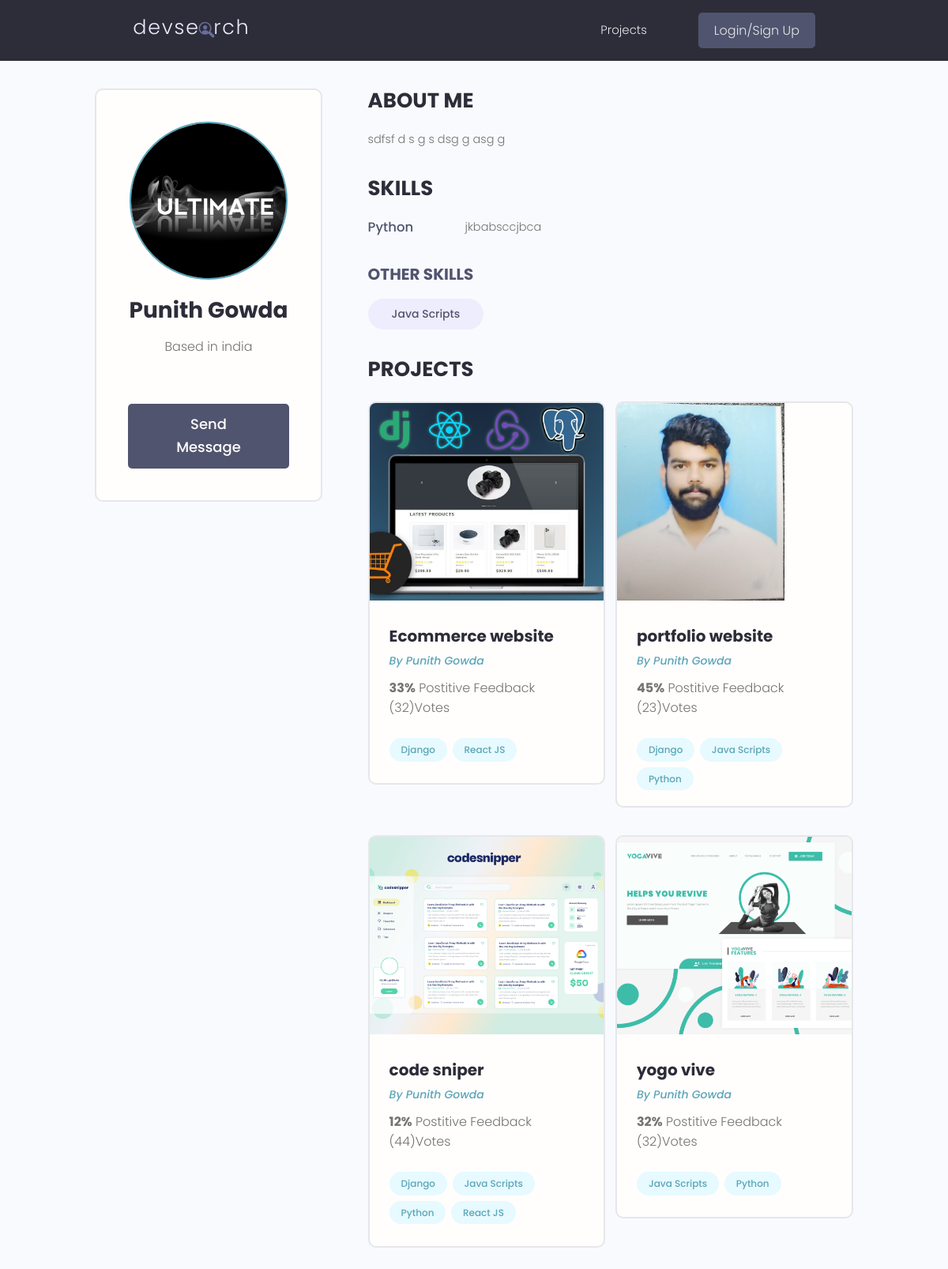
The app's page /profile/2c4728ef-cc9a-49ee-b2e3-4e8de004bbfc/ with its own data.
### users/models.py (models this page shows, shortened)
class Profile(models.Model):
    user=models.OneToOneField(User,on_delete=models.CASCADE,null=True,blank=True)
    name=models.CharField(max_length=200,null=True,blank=True)
    email=models.EmailField(max_length=500,null=True,blank=True)
    username=models.CharField(max_length=200,null=True,blank=True)
    location = models.CharField(max_length=200, null=True, blank=True)
    shot_intro=models.CharField(max_length=200,null=True,blank=True)
    bio=models.TextField(null=True,blank=True)
    profile_image=models.ImageField(null=True,blank=True,upload_to='profiles/',default="profiles/user-default.png")
    social_github=models.CharField(max_length=200,null=True,blank=True)
    social_twitter = models.CharField(max_length=200, null=True, blank=True)
    social_linkedin = models.CharField(max_length=200, null=True, blank=True)
    social_youtube = models.CharField(max_length=200, null=True, blank=True)
    social_website = models.CharField(max_length=200, null=True, blank=True)
    created = models.DateTimeField(auto_now_add=True)
    id = models.UUIDField(default=uuid.uuid4, unique=True, primary_key=True, editable=False)

class Skill(models.Model):
    owner=models.ForeignKey(Profile,on_delete=models.CASCADE,null=True,blank=True)
    name=models.CharField(max_length=200,null=True,blank=True)
    description=models.TextField(null=True,blank=True)
    created = models.DateTimeField(auto_now_add=True)
    id = models.UUIDField(default=uuid.uuid4, unique=True, primary_key=True, editable=False)
    def __str__(self):
        return str(self.name)

### projects/models.py (models this page shows, shortened)
class Project(models.Model):
    owner = models.ForeignKey(Profile, null=True, blank=True, on_delete=models.SET_NULL)
    title = models.CharField(max_length=200)
    description = models.TextField(null=True,blank=True)
    featured_image = models.ImageField(null=True,blank=True,default="default.jpg")
    demo_link = models.CharField(max_length=2000, null=True, blank=True)
    source_link = models.CharField(max_length=2000,null=True,blank=True)
    tags = models.ManyToManyField('Tag', blank=True)
    vote_total = models.IntegerField(default=0,null=True,blank=True)
    vote_ratio = models.IntegerField(default=0,null=True,blank=True)
    created = models.DateTimeField(auto_now_add=True)
    id = models.UUIDField(default=uuid.uuid4,unique=True,primary_key=True,editable=False)

class Tag(models.Model):
    name = models.CharField(max_length=200)
    created = models.DateTimeField(auto_now_add=True)
    id = models.UUIDField(default=uuid.uuid4,unique=True,primary_key=True,editable=False)
    def __str__(self):
        return self.name

### users/views.py (the view)
# urls.py: path('profile/<str:pk>/',views.userprofile,name="user-profile"),
def userprofile(request,pk):
    profile = Profile.objects.get(id=pk)
    topSkills = profile.skill_set.exclude(description__exact="")
    otherSkills = profile.skill_set.filter(description="")
    context = {'profile': profile,'topSkills':topSkills,"otherSkills":otherSkills}
    return render(request,'users/user-profile.html',context)

### users/templates/users/user-profile.html (shortened to what this page needs)
{% extends 'main.html' %}
{% block content %}
<main class="profile my-md">
    <div class="container">
      <div class="layout">
        <div class="column column--1of3">
          <div class="card text-center">
            <div class="card__body dev">
              <img class="avatar avatar--xl" src="{{profile.profile_image.url}}" />
              <h2 class="dev__name">{{profile.name}}</h2>
              <p class="dev__location">Based in {{profile.location}}</p>
              <a href="#" class="btn btn--sub btn--lg">Send Message </a>
            </div>
          </div>
        </div>
        <div class="column column--2of3">
          <div class="devInfo">
            <h3 class="devInfo__title">About Me</h3>
            <p class="devInfo__about">
              {{profile.bio}}
            </p>
          </div>
          <div class="devInfo">
            <h3 class="devInfo__title">Skills</h3>
            <div class="devInfo__skills">
              {% for Skill in topSkills %}
              <div class="devSkill">
                <h4 class="devSkill__title">{{Skill.name}}</h4>
                <p class="devSkill__info">
                  {{Skill.description}}
                </p>
              </div>
              {% endfor %}
              <h3 class="devInfo__subtitle">Other Skills</h3>
              <div class="devInfo__otherSkills">
                {% for Skill in otherSkills %}
                <span class="tag tag--pill tag--sub tag--lg">
                  <small>{{Skill}}</small>
                </span>
                {% endfor %}
              </div>
            </div>
          </div>
          <div class="devInfo">
            <h3 class="devInfo__title">Projects</h3>
            <div class="grid grid--two">
              {% for project in profile.project_set.all %}
              <div class="column">
                <div class="card project">
                  <a href="{% url 'project' project.id %}" class="project">
                    <img class="project__thumbnail" src="{{project.featured_image.url}}" alt="project thumbnail" />
                    <div class="card__body">
                      <h3 class="project__title">{{project.title}}</h3>
                      <p><a class="project__author" href="{% url 'user-profile' project.owner.id %}">By {{project.owner.name}}</a></p>
                      <p class="project--rating">
                        <span style="font-weight: bold;">{{ project.vote_ratio }}%</span> Postitive
                    Feedback ({{ project.vote_total }})Vote{{ project.vote_total|pluralize:"s" }}
                      </p>
                      <div class="project__tags">
                        {% for tag in project.tags.all %}
                        <span class="tag tag--pill tag--main">
                          <small>{{tag}}</small>
                        </span>
                        {% endfor %}
                      </div>
                    </div>
                  </a>
                </div>
              </div>
              {% endfor %}
            </div>
          </div>
        </div>
      </div>
    </div>
  </main>
{% endblock content %}

### static/styles/app.css (style rules this page uses)
:root { --color-sub: #2d2d39; }
.btn--sub { background-color: var(--color-sub-light); }
.card { border: 2px solid var(--color-light); }
img { width: 100%; }
.profile .card > .dev { padding: 4rem; }
.dev__name { color: var(--color-sub); font-size: 2.8rem; font-weight: 700; margin-top: 1rem; margin-bottom: 0.5rem; }
.dev__location { margin-top: 1rem; }
.devInfo { margin-bottom: 3rem; }
.devInfo__title, .devInfo__subtitle { font-size: 2.6rem; color: var(--color-sub); text-transform: uppercase; font-weight: 700; margin-bottom: 1.5rem; }
.devInfo__subtitle { font-size: 2rem; color: var(--color-sub-light); }
.devInfo__about, .devSkill__info { font-size: 1.45rem; line-height: 1.7; text-align: justify; }
.devSkill { margin-bottom: 3rem; }
.devSkill__title { font-size: 1.65rem; font-weight: 500; color: var(--color-sub-light); }
@media screen and (min-width: 700px) { .devSkill { display: flex; justify-content: space-between; gap: 3rem; } }
@media screen and (min-width: 700px) { .devSkill__info { flex-basis: 80%; } }
.project__author { font-size: 1.4rem; font-style: italic; }
.project--rating { margin-bottom: 1.6em; margin-top: .5em; }
.project__thumbnail { height: 25rem; object-fit: cover; object-position: top center; }
.project__title { font-size: 2rem; font-weight: 700; color: var(--color-sub); }

### static/uikit/styles/modules/_variables.css (style rules this page uses)
:root { --color-main: #5aa5b9; --color-main-light: #e6faff; --color-sub: #3f4156; --color-sub-light: #51546e; --color-sub-lighter: #ededfd; --color-text: #737373; --color-gray: #8b8b8b; --color-light: #e5e7eb; --color-light-gray: #767676; --color-bg: #f8fafd; --color-white: #fffefd; --color-white-light: #f3f3f3; --color-success: #359e64; --color-success-bg: #def8e8; --color-error: #fc4b0b; --color-error-bg: #fff2ee; --font-base: 'Poppins', arial, helvetica, 'Segoe UI', roboto, ubuntu, sans-serif; --font-monospace: 'Fira Code', 'Courier New', courier, monospace; --font-regular: 300; --font-medium: 500; --font-bold: 700; --generic-shadow: 1px 1px 5px #00000010; --generic-transition: all 0.3s ease-in-out; }

### static/uikit/styles/modules/_base.css (style rules this page uses)
* { margin: 0; padding: 0; box-sizing: border-box; text-rendering: optimizeLegibility; color: inherit; font-size: inherit; }
html { font-size: 50%; }
@media only screen and (min-width: 480px) { html { font-size: 56.25%; } }
@media only screen and (min-width: 1200px) { html { font-size: 62.5%; } }
body { line-height: 1.6; font-weight: 400; font-size: 1.5rem; color: var(--color-text); background-color: var(--color-bg); min-height: 100vh; }

### static/uikit/styles/modules/_typography.css (style rules this page uses)
* { font-family: var(--font-base); }
h2 { font-size: 3.6rem; font-weight: var(--font-bold); }
h3 { font-size: 3.2rem; font-weight: var(--font-medium); }
h4 { font-size: 2.8rem; font-weight: var(--font-medium); }
p, span, strong { font-size: 1.6rem; color: var(--color-text); font-weight: var(--font-regular); }
a { padding-bottom: 2px; text-decoration: none; display: inline-block; color: var(--color-main); font-weight: var(--font-medium); }

### static/uikit/styles/modules/_utilities.css (style rules this page uses)
.container { width: 92%; max-width: 165rem; margin: 0 auto; box-sizing: border-box; }
@media screen and (min-width: 1000px) { .container { width: 90%; } }
@media screen and (min-width: 1200px) { .container { width: 80%; } }
.text-center { text-align: center; }
.my-md { margin: 3rem auto; }

### static/uikit/styles/modules/_avatar.css (style rules this page uses)
.avatar { border-radius: 50%; border: 2px solid var(--color-main); object-fit: cover; }
.avatar--xl { height: 20rem; width: 20rem; }

### static/uikit/styles/modules/_button.css (style rules this page uses)
.btn { display: inline-block; position: relative; cursor: pointer; background-color: var(--color-light); font-weight: var(--font-medium); color: var(--color-sub); text-decoration: none; padding: 1rem 2rem; border-radius: 0.5rem; border: none; width: -webkit-fit-content; width: -moz-fit-content; width: fit-content; height: -webkit-fit-content; height: -moz-fit-content; height: fit-content; font-size: 1.6rem; outline-width: 0; outline-color: transparent; -webkit-backface-visibility: hidden; backface-visibility: hidden; transition: all 0.3s ease-in-out; }
.btn--sub { background-color: var(--color-sub); color: var(--color-white); }
.btn--lg { font-size: 1.8rem; padding: 1.2rem 4.5rem; }

### static/uikit/styles/modules/_card.css (style rules this page uses)
.card { border-radius: 1rem; background-color: var(--color-white); border: 1.5px solid var(--color-light); width: auto; height: auto; margin-top: 0.5rem; margin-bottom: 0.5rem; overflow: hidden; }
.card__body, .card__header { padding: 2rem 2.5rem; }

### static/uikit/styles/modules/_layout.css (style rules this page uses)
.layout { display: flex; flex-flow: row wrap; justify-content: space-between; }
.layout > .column { margin-bottom: 3rem; }
.layout > .column.column--1of3 { flex-basis: 30%; }
.layout > .column.column--2of3 { flex-basis: 64%; }

### records on screen
Profile: profile_image (picture), name "Punith Gowda", location "india", bio "sdfsf d s g s dsg g asg g"
Skill: name "Python", description "jkbabsccjbca"
Skill: name "Java Scripts"
Project: featured_image (picture), title "Ecommerce website", owner.name "Punith Gowda", vote_ratio "33", vote_total "32"
Tag: name "Django"
Tag: name "React JS"
Project: featured_image (picture), title "portfolio website", owner.name "Punith Gowda", vote_ratio "45", vote_total "23"
Tag: name "Java Scripts"
Tag: name "Python"
Project: featured_image (picture), title "code sniper", owner.name "Punith Gowda", vote_ratio "12", vote_total "44"
Project: featured_image (picture), title "yogo vive", owner.name "Punith Gowda", vote_ratio "32", vote_total "32"
